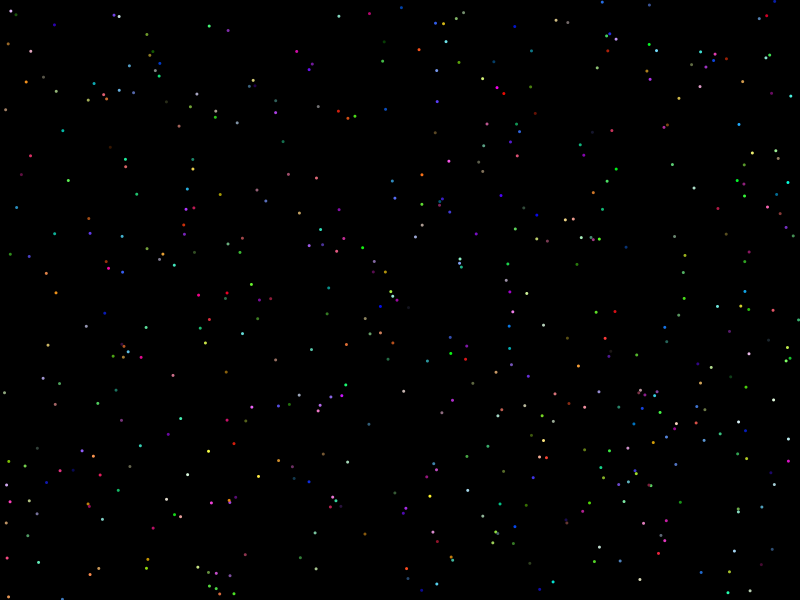
Frame 1 (no input)
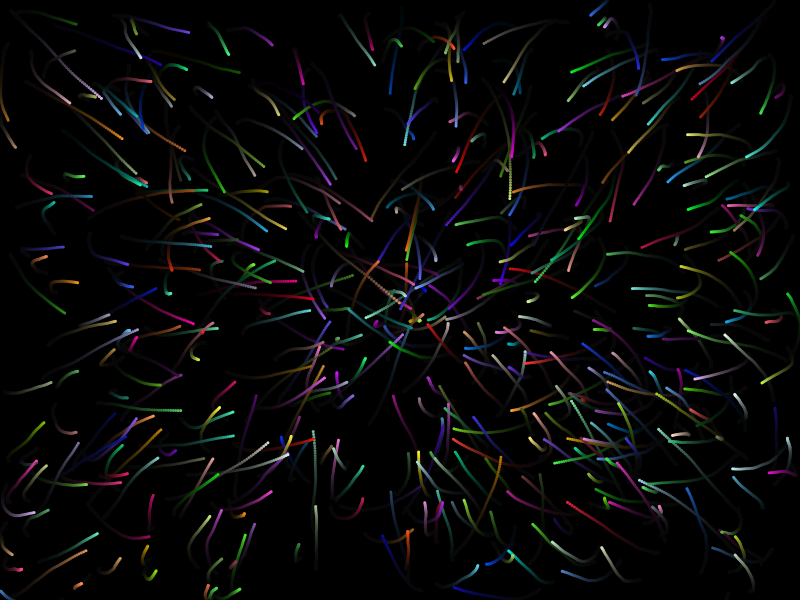
Frame 60 (the mouse pressed at the canvas centre just before this capture)
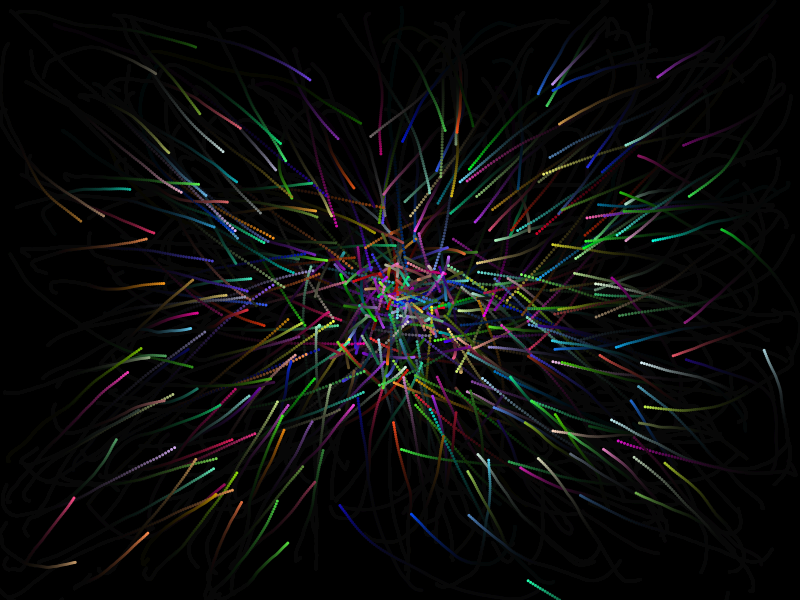
Frame 120 (the mouse held since frame 60 and released just before this capture)

The Processing sketch that drew these frames (run headless with seeded random() and noise(); from frame 60 on, the mouse is pressed at the canvas centre):

// Processing sketch: bunter_schwarm
// ── bunter_schwarm.pde
PVector[] location;
PVector[] velocity;
color[] pigment;
float gravity = 0.03;
float damping = 0.005;

void setup(){
  size(800,600);
  ellipseMode(CENTER);
  smooth();
  noStroke();
  location = new PVector[500];
  velocity = new PVector[location.length];
  pigment = new color[location.length];
  for(int i=0;i<location.length;i++){
    location[i] = new PVector(random(0,width),random(0,height));
    velocity[i] = new PVector(random(-1,1),random(-1,1));
    pigment[i] = color(random(0,255),random(0,255),random(0,255));
  }
  mouseX = width/2;
  mouseY = height/2;
  background(0);
}

void draw(){
  fill(0,16);
  rect(0,0,width,height);
  PVector mouse = new PVector(mouseX,mouseY);
  for(int i=0;i<location.length;i++){
    fill(pigment[i]);
    ellipse(location[i].x,location[i].y,3,3);
    location[i].add(velocity[i]);
    PVector relativeLocation = PVector.sub(location[i],mouse);
    float forceMagnitude = gravity/sq(relativeLocation.mag());
    forceMagnitude = constrain(forceMagnitude,0,1);
    relativeLocation.normalize();
    velocity[i].sub(PVector.mult(relativeLocation,gravity));
    velocity[i].mult(1-damping);
    velocity[i].add(PVector.mult(new PVector(random(-1,1),random(-1,1)),0.1));
  }
}
